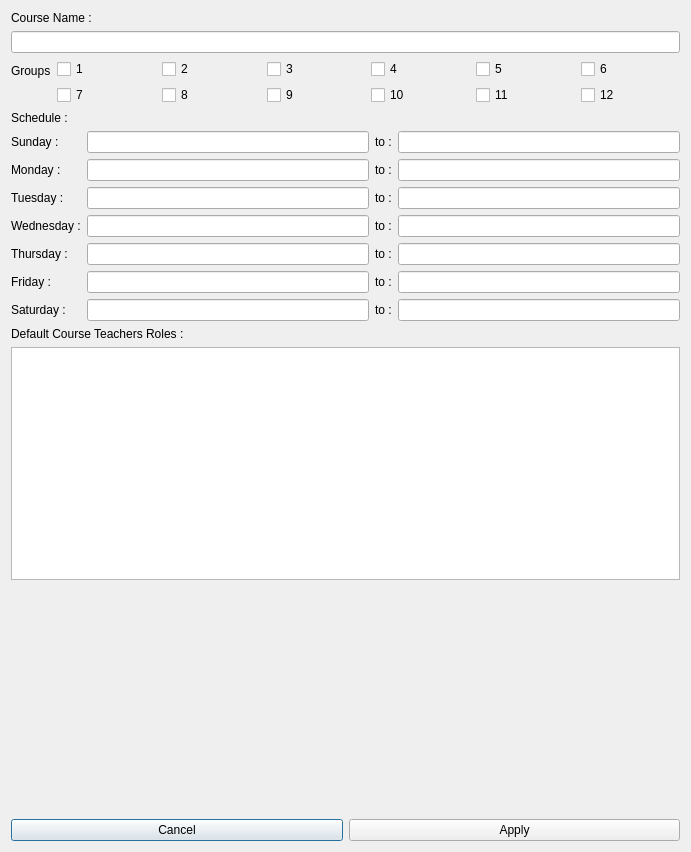
<?xml version="1.0" encoding="UTF-8"?>
<ui version="4.0">
 <class>edit_courses</class>
 <widget class="QDialog" name="edit_courses">
  <property name="geometry">
   <rect>
    <x>0</x>
    <y>0</y>
    <width>691</width>
    <height>852</height>
   </rect>
  </property>
  <property name="windowTitle">
   <string>Dialog</string>
  </property>
  <layout class="QVBoxLayout" name="verticalLayout">
   <item>
    <widget class="QLabel" name="label">
     <property name="text">
      <string>Course Name :</string>
     </property>
    </widget>
   </item>
   <item>
    <widget class="QLineEdit" name="Line_coursename">
     <property name="text">
      <string/>
     </property>
    </widget>
   </item>
   <item>
    <layout class="QFormLayout" name="formLayout_2">
     <item row="0" column="1">
      <layout class="QVBoxLayout" name="verticalLayout_2">
       <item>
        <layout class="QHBoxLayout" name="horizontalLayout_4">
         <item>
          <widget class="QCheckBox" name="g1">
           <property name="text">
            <string>1</string>
           </property>
          </widget>
         </item>
         <item>
          <widget class="QCheckBox" name="g2">
           <property name="text">
            <string>2</string>
           </property>
          </widget>
         </item>
         <item>
          <widget class="QCheckBox" name="g3">
           <property name="text">
            <string>3</string>
           </property>
          </widget>
         </item>
         <item>
          <widget class="QCheckBox" name="g4">
           <property name="text">
            <string>4</string>
           </property>
          </widget>
         </item>
         <item>
          <widget class="QCheckBox" name="g5">
           <property name="text">
            <string>5</string>
           </property>
          </widget>
         </item>
         <item>
          <widget class="QCheckBox" name="g6">
           <property name="text">
            <string>6</string>
           </property>
          </widget>
         </item>
        </layout>
       </item>
       <item>
        <layout class="QHBoxLayout" name="horizontalLayout_5">
         <item>
          <widget class="QCheckBox" name="g7">
           <property name="text">
            <string>7</string>
           </property>
          </widget>
         </item>
         <item>
          <widget class="QCheckBox" name="g8">
           <property name="text">
            <string>8</string>
           </property>
          </widget>
         </item>
         <item>
          <widget class="QCheckBox" name="g9">
           <property name="text">
            <string>9</string>
           </property>
          </widget>
         </item>
         <item>
          <widget class="QCheckBox" name="g10">
           <property name="text">
            <string>10</string>
           </property>
          </widget>
         </item>
         <item>
          <widget class="QCheckBox" name="g11">
           <property name="text">
            <string>11</string>
           </property>
          </widget>
         </item>
         <item>
          <widget class="QCheckBox" name="g12">
           <property name="text">
            <string>12</string>
           </property>
          </widget>
         </item>
        </layout>
       </item>
      </layout>
     </item>
     <item row="0" column="0">
      <widget class="QLabel" name="label_4">
       <property name="text">
        <string>Groups</string>
       </property>
      </widget>
     </item>
    </layout>
   </item>
   <item>
    <widget class="QLabel" name="label_5">
     <property name="text">
      <string>Schedule :</string>
     </property>
    </widget>
   </item>
   <item>
    <layout class="QGridLayout" name="gridLayout_2">
     <item row="0" column="0">
      <layout class="QVBoxLayout" name="verticalLayout_7">
       <item>
        <widget class="QLabel" name="label_12">
         <property name="text">
          <string>Sunday :</string>
         </property>
        </widget>
       </item>
       <item>
        <widget class="QLabel" name="label_16">
         <property name="text">
          <string>Monday :</string>
         </property>
        </widget>
       </item>
       <item>
        <widget class="QLabel" name="label_17">
         <property name="text">
          <string>Tuesday :</string>
         </property>
        </widget>
       </item>
       <item>
        <widget class="QLabel" name="label_18">
         <property name="text">
          <string>Wednesday :</string>
         </property>
        </widget>
       </item>
       <item>
        <widget class="QLabel" name="label_30">
         <property name="text">
          <string>Thursday :</string>
         </property>
        </widget>
       </item>
       <item>
        <widget class="QLabel" name="label_19">
         <property name="text">
          <string>Friday :</string>
         </property>
        </widget>
       </item>
       <item>
        <widget class="QLabel" name="label_20">
         <property name="text">
          <string>Saturday :</string>
         </property>
        </widget>
       </item>
      </layout>
     </item>
     <item row="0" column="1">
      <layout class="QVBoxLayout" name="verticalLayout_8">
       <item>
        <widget class="QLineEdit" name="sunday_start"/>
       </item>
       <item>
        <widget class="QLineEdit" name="monday_start"/>
       </item>
       <item>
        <widget class="QLineEdit" name="tuesday_start"/>
       </item>
       <item>
        <widget class="QLineEdit" name="wednesday_start"/>
       </item>
       <item>
        <widget class="QLineEdit" name="thursday_start"/>
       </item>
       <item>
        <widget class="QLineEdit" name="friday_start"/>
       </item>
       <item>
        <widget class="QLineEdit" name="saturday_start"/>
       </item>
      </layout>
     </item>
     <item row="0" column="2">
      <layout class="QVBoxLayout" name="verticalLayout_9">
       <item>
        <widget class="QLabel" name="label_31">
         <property name="text">
          <string>to :</string>
         </property>
        </widget>
       </item>
       <item>
        <widget class="QLabel" name="label_21">
         <property name="text">
          <string>to :</string>
         </property>
        </widget>
       </item>
       <item>
        <widget class="QLabel" name="label_22">
         <property name="text">
          <string>to :</string>
         </property>
        </widget>
       </item>
       <item>
        <widget class="QLabel" name="label_32">
         <property name="text">
          <string>to :</string>
         </property>
        </widget>
       </item>
       <item>
        <widget class="QLabel" name="label_33">
         <property name="text">
          <string>to :</string>
         </property>
        </widget>
       </item>
       <item>
        <widget class="QLabel" name="label_34">
         <property name="text">
          <string>to :</string>
         </property>
        </widget>
       </item>
       <item>
        <widget class="QLabel" name="label_35">
         <property name="text">
          <string>to :</string>
         </property>
        </widget>
       </item>
      </layout>
     </item>
     <item row="0" column="3">
      <layout class="QVBoxLayout" name="verticalLayout_10">
       <item>
        <widget class="QLineEdit" name="sunday_end"/>
       </item>
       <item>
        <widget class="QLineEdit" name="monday_end"/>
       </item>
       <item>
        <widget class="QLineEdit" name="tuesday_end"/>
       </item>
       <item>
        <widget class="QLineEdit" name="wednesday_end"/>
       </item>
       <item>
        <widget class="QLineEdit" name="thursday_end"/>
       </item>
       <item>
        <widget class="QLineEdit" name="friday_end"/>
       </item>
       <item>
        <widget class="QLineEdit" name="saturday_end"/>
       </item>
      </layout>
     </item>
    </layout>
   </item>
   <item>
    <widget class="QLabel" name="label_3">
     <property name="text">
      <string>Default Course Teachers Roles :</string>
     </property>
    </widget>
   </item>
   <item>
    <widget class="QListView" name="List_teachers"/>
   </item>
   <item>
    <spacer name="verticalSpacer">
     <property name="orientation">
      <enum>Qt::Vertical</enum>
     </property>
     <property name="sizeHint" stdset="0">
      <size>
       <width>20</width>
       <height>156</height>
      </size>
     </property>
    </spacer>
   </item>
   <item>
    <layout class="QHBoxLayout" name="horizontalLayout_6">
     <item>
      <widget class="QPushButton" name="btnCanceleditCourse">
       <property name="text">
        <string>Cancel</string>
       </property>
      </widget>
     </item>
     <item>
      <widget class="QPushButton" name="btnEditCourse">
       <property name="text">
        <string>Apply</string>
       </property>
      </widget>
     </item>
    </layout>
   </item>
  </layout>
 </widget>
 <resources/>
 <connections/>
</ui>
